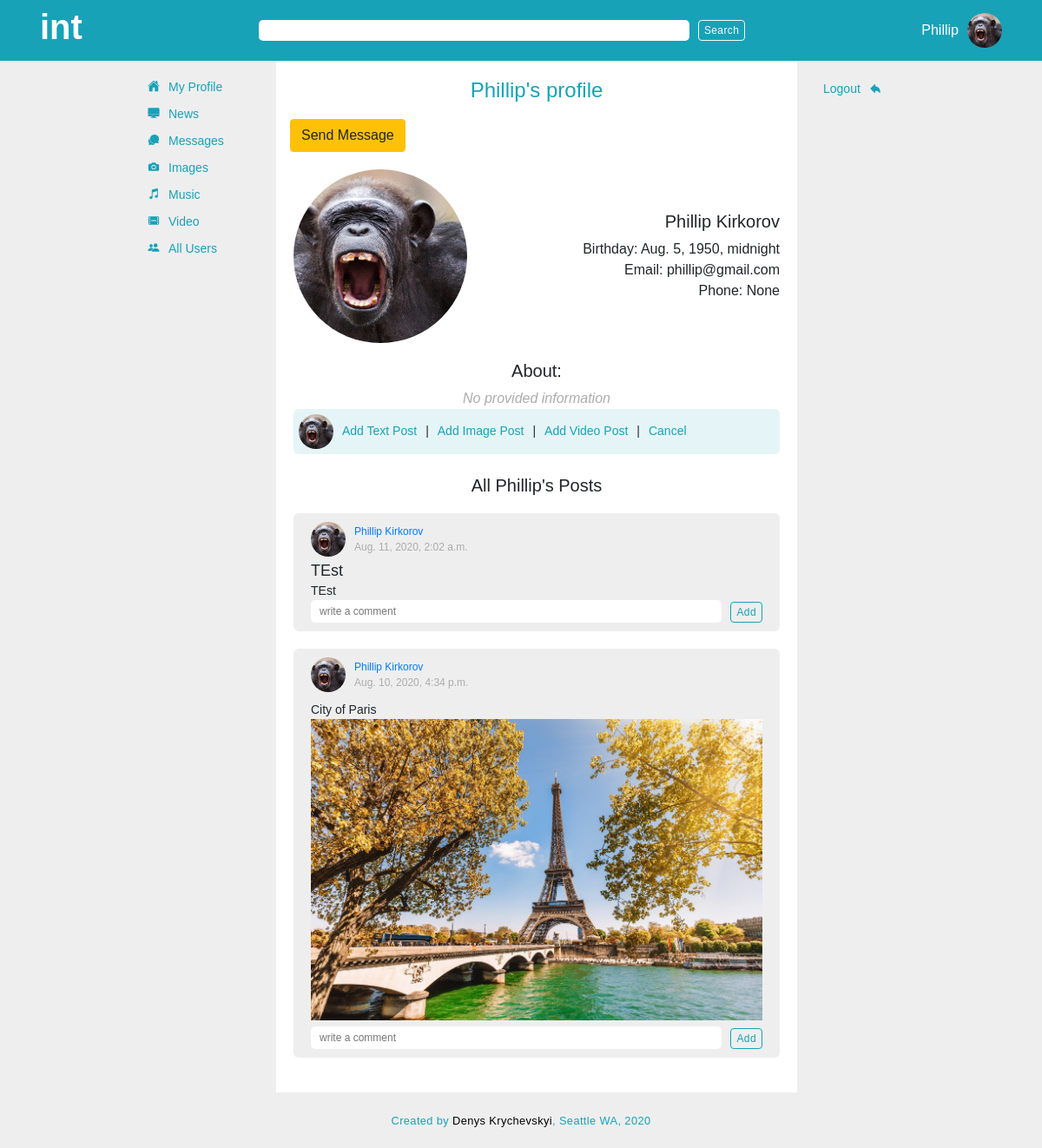
The page /user/5/profile (signed in) on the database as committed earlier.
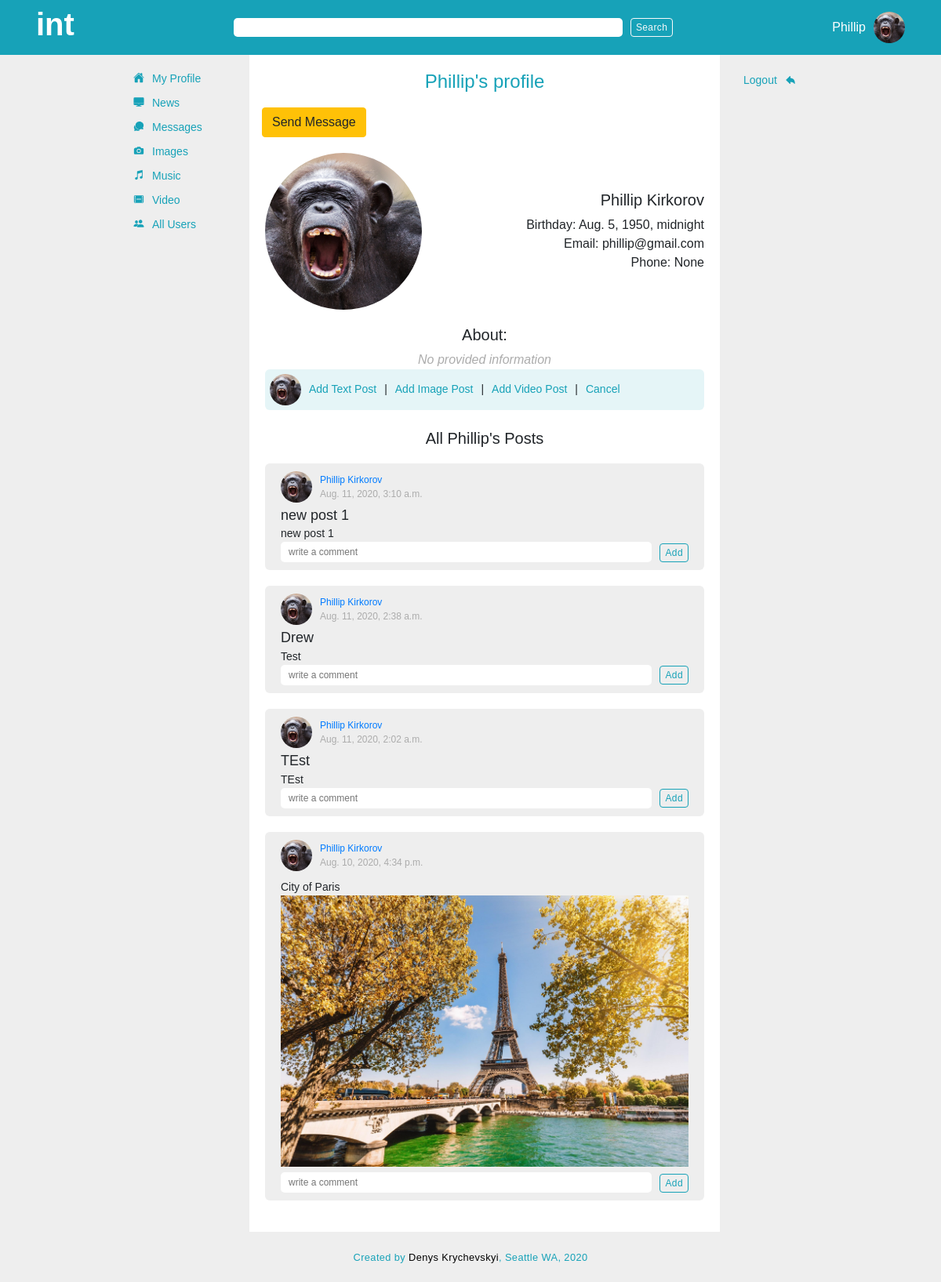
The same page on the database as committed later.
### app_one/models.py (models this page shows, shortened)
class User(models.Model):
    first_name = models.CharField(max_length = 255)
    last_name = models.CharField(max_length = 255)
    nickname = 	models.CharField(max_length = 50, blank=True, null = True)
    initials = 	models.CharField(max_length = 10, blank=True, null = True)
    birth_date = models.DateTimeField()
    avatar = models.ImageField(upload_to='avatars', default=None, blank=True, null = True)	#upload to avatars is a directory inside media directory, it will go like media/avatars
    email = models.TextField()
    has_message = models.IntegerField(default=0)
    phone_num = models.IntegerField(blank=True, null = True)
    about = models.TextField(blank=True, null = True)
    password = models.TextField()
    location = models.CharField(max_length = 255, blank=True, null = True)
    created_at = models.DateTimeField(auto_now_add = True)
    updated_at = models.DateTimeField(auto_now = True)
    objects = UserManager()

class Post(models.Model):
    title = models.CharField(max_length = 255, null = True, blank=True, default=None)
    content = models.TextField()
    post_image = models.ImageField(upload_to='post_images', default=None, blank=True, null = True)
    poster = models.ForeignKey(User, related_name = 'poster', on_delete=models.CASCADE)
    created_at = models.DateTimeField(auto_now_add = True)
    updated_at = models.DateTimeField(auto_now = True)
    objects = PostManager()

### app_one/views.py (the view)
# urls.py: path('user/<int:user_id>/profile', views.user_profile),
def user_profile(request, user_id):
    cur_user = User.objects.get(id=user_id)
    user_posts = cur_user.poster.all().order_by('-created_at')
    context = {
        'cur_user':User.objects.get(id=request.session['user_id']),
        'user':cur_user,
        'user_posts':user_posts
    }
    return render(request, 'profile.html', context)

### app_one/templates/profile.html (shortened to what this page needs)
{% load embed_video_tags %}
<!DOCTYPE html>
<html lang="en">
<head>
    {% include 'head.html' %}
</head>
<body>
    <div class="outer_container">
        {% include 'search.html' %}
        <div class="inner_container">
            <div class="inner">
                {% include 'navbar.html' %}
                <div class="main_container">
                    <div class="page_title_container">
                        <h4>{{user.first_name}}'s profile</h4>
                    </div>
                    <a href="/send_to/{{user.id}}" class="btn btn-warning ml-3">Send Message</a>
                    <div class="profile_page_container">
                        <div class="avatar_img">
                            <div class="box">
                                <img src="{{ MEDIA_URL }}{{ user.avatar }}" alt="{{ post.poster.first_name}}'s avatar">
                            </div>
                            <div class="profile_info">
                                <h5>{{ user.first_name }} {{ user.last_name }}</h5>
                                <p>Birthday: {{ user.birth_date}}</p>
                                <p>Email: {{ user.email}}</p>
                                <p>Phone: {{ user.phone_num}}</p>
                            </div>
                        </div>
                        <div class="about_user">
                            <h5>About:</h5>
                            {% if len.user.about > 0 %}
                            <p>{{ user.about}}</p>
                            {% else %}
                            <p class="no_provided">No provided information</p>
                            {% endif %}
                        </div>
                        {% if user.id == request.session.user_id %}
                            <div id="user_post_info">
                                <div class="avatar">
                                    <a href="/user/{{ user.id }}/profile"><img src="{{ MEDIA_URL }}{{ user.avatar }}" alt="{{ post.poster.first_name}}'s avatar"></a>
                                </div>
                                <div class="which_form">
                                    <p id ='text_post_btn'>Add Text Post</p>
                                    <p class="devider"> | </p>
                                    <p id ='image_post_btn'>Add Image Post</p>
                                    <p class="devider"> | </p>
                                    <p id ='video_post_btn'>Add Video Post</p>
                                    <p class="devider"> | </p>
                                    <p id ='cancel_post_btn'>Cancel</p>
                                </div>
                            </div>
                        {% endif %}
                        <br>
                        <h5 class="text-center">All {{user.first_name}}'s Posts</h5>
                        {% for post in user_posts %}
                            <div class="post_container">
                                <div class="post_header">
                                        <div class="avatar">
                                            <a href="/user/{{ post.poster.id }}/profile" ><img src="{{ MEDIA_URL }}{{ post.poster.avatar }}" alt="{{ post.poster.first_name}}'s avatar"></a>
                                        </div>
                                        <div class="poster">
                                            <a href="/user/{{ post.poster.id }}/profile" class="poster_name">{{ post.poster.first_name }} {{ post.poster.last_name }}</a>
                                            <small>{{ post.created_at }}</small>
                                        </div>
                                </div>
                                {% if post.title %}
                                    <h3 class="post_title">{{ post.title }}</h3>
                                {% endif %}
                                <p class="post_content">{{ post.content }}</p>
                                {% if post.post_image %}
                                <div class="post_image_container">
                                    <img src="{{ MEDIA_URL }}{{ post.post_image }}" alt="">
                                </div>
                                {% endif %}
                                <div class="comment_container">
                                    <form action="/add_comment/post/{{ post.id }}" id="form_addComment" method="POST">
                                        <div class="comment_input">
                                            <div class="add_comment_input">
                                                <input type="text" name="comment" placeholder="write a comment">
                                            </div>
                                            <button class="btn btn-outline-info btn_add" >Add</button>
                                        </div>
                                    </form>
                                </div>
                            </div>
                        {% endfor %}
                    </div>
                </div>
                {% include 'sidebar.html' %}
            </div>
        </div>
    {% include 'footer.html' %}
    </div>
</body>
</html>

### app_one/templates/head.html (shortened to what this page needs)
<link rel="stylesheet" href="https://stackpath.bootstrapcdn.com/bootstrap/4.5.0/css/bootstrap.min.css">
{% load static %}
<link rel="stylesheet" href="{% static 'css/style.css' %}">

### app_one/templates/search.html
<div id="search_bar_container">
    <div id="search_bar">
        <div class="logo_container">
            <h1 class="logotip">int</h1>
        </div>
        <div class="form_container">
            <form action="" method="post" class="form-inline">
                <input class="search_bar1" type="search" name="" id="">
                <button class="btn btn-outline-light search_bar1_btn" type="submit">Search</button>
            </form>
        </div>
        <div class="current_user_container">
            {% if request.session.user_id != null %}
            <p>{{ cur_user.first_name }}</p>
            <img src="{{ MEDIA_URL }}{{ cur_user.avatar }}" alt="avatar">
            {% endif %}
        </div>
    </div>
</div>

### app_one/templates/navbar.html (shortened to what this page needs)
<div id="navigation">
    <nav>
        <ul>
            {% if request.session.user_id != null %}
            <li><a href="/user/{{ request.session.user_id }}/profile"><ion-icon name="home"></ion-icon>My Profile</a></li>
            <li><a href="/dashboard"><ion-icon name="desktop"></ion-icon>News</a></li>
            <li>
                <a href="/messages"><ion-icon name="chatbubbles"></ion-icon>Messages
                </a>
            </li>
            <li><a href="/user/{{ request.session.user_id }}/profile"><ion-icon name="camera"></ion-icon>Images</a></li>
            <li><a href="/user/{{ request.session.user_id }}/profile"><ion-icon name="musical-notes"></ion-icon>Music</a></li>
            <li><a href="/user/{{ request.session.user_id }}/profile"><ion-icon name="film"></ion-icon>Video</a></li>
            <li><a href="/user/{{ request.session.user_id }}/profile"><ion-icon name="people"></ion-icon>All Users</a></li>
            {% endif %}
        </ul>
    </nav>
</div>

### app_one/templates/sidebar.html
<div id="sidebar_container">
    <ul>
        <li>
            {% if request.session.user_id != null %}
            <a href="/logout">Logout <ion-icon name="arrow-undo"></ion-icon></a>
            {% else %}
            <a href="/login">Login</a>
            {% endif %}
        </li>
    </ul>
</div>

### app_one/templates/footer.html (shortened to what this page needs)
<div id="footer_container">
    <div id="footer">
        <small>Created by <a href="">Denys Krychevskyi</a>, Seattle WA, 2020</small>
    </div>
</div>

Rows that differ between the two databases and show on the page:
added Post: poster.avatar (picture), poster.first_name "Phillip", poster.last_name "Kirkorov", created_at "Aug. 11, 2020, 3:10 a.m.", title "new post 1", content "new post 1"
added Post: poster.avatar (picture), poster.first_name "Phillip", poster.last_name "Kirkorov", created_at "Aug. 11, 2020, 2:38 a.m.", title "Drew", content "Test"
